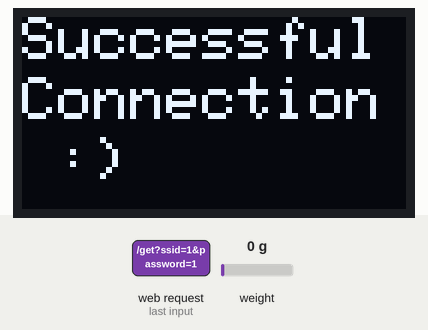
Bench run of a sketch on a simulated ESP32. Shown: 128×64 one-colour display. The inputs (shaded band) are chosen by the test bench; at power-on: weight on the scale 0 g. WiFi joins after 1.5 s; servers stay silent unless stated; the local clock reads 2024-03-15 10:24:30 at power-on unless the sketch sets it; what the sketch prints to the serial monitor is not drawn.

7.3 s: HTTP request GET /get?ssid=1&password=1 received
Above: at 10.1 s.
Timing chart, 0 to 11.6 s (numbered marks = the images above; inputs shaded):
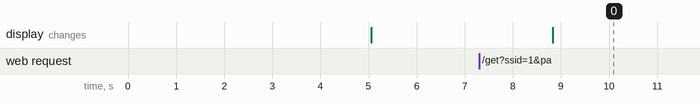

The sketch:

motor_esp_ap_scale_integration.ino
```cpp
#include <WiFi.h>
#include <ESPAsyncWebServer.h>
#include <time.h>
#include <Adafruit_GFX.h>
#include <Adafruit_SH110X.h>
#include <AccelStepper.h>
#include <HX711.h>

//some constants for motor
const int DIR_PIN = 12;
const int STEP_PIN = 14;
const int steps_per_rev = 200;

// HX711 circuit wiring
const int LOADCELL_DOUT_PIN = 16;
const int LOADCELL_SCK_PIN = 4;
HX711 scale;

//some constants for AP
const char* ssid_ap = "ESP32-Access-Point";
const char* password_ap = "123456789";

AsyncWebServer server(80);
#define i2c_Address 0x3c

// OLED display width and height, adjust as needed
#define SCREEN_WIDTH 128
#define SCREEN_HEIGHT 64
#define OLED_RESET -1
#define motorInterfaceType 1
Adafruit_SH1106G display = Adafruit_SH1106G(SCREEN_WIDTH, SCREEN_HEIGHT, &Wire, OLED_RESET);

// HTML form to get Wi-Fi credentials

const char* html_form = R"rawliteral(
<!DOCTYPE HTML>
<html>
<head>
  <title>ESP32 Wi-Fi Config</title>
  <style>
    body {
      font-family: Arial, sans-serif;
      background-color: #f4f4f4;
      display: flex;
      justify-content: center;
      align-items: center;
      height: 100vh;
      margin: 0;
    }
    .container {
      background-color: #fff;
      padding: 20px;
      border-radius: 10px;
      box-shadow: 0 0 10px rgba(0, 0, 0, 0.1);
      width: 300px;
      text-align: center;
    }
    h2 {
      margin-bottom: 20px;
      color: #333;
    }
    input[type="text"],
    input[type="password"] {
      width: calc(100% - 20px);
      padding: 10px;
      margin-bottom: 20px;
      border: 1px solid #ccc;
      border-radius: 5px;
    }
    input[type="submit"] {
      background-color: #4CAF50;
      color: white;
      padding: 10px 20px;
      border: none;
      border-radius: 5px;
      cursor: pointer;
    }
    input[type="submit"]:hover {
      background-color: #45a049;
    }
  </style>
</head>
<body>
  <div class="container">
    <h2>Enter Wi-Fi Credentials</h2>
    <form action="/get">
      <input type="text" name="ssid" placeholder="SSID"><br>
      <input type="password" name="password" placeholder="Password"><br>
      <input type="submit" value="Submit">
    </form>
  </div>
</body>
</html>)rawliteral";


String wifi_ssid;
String wifi_password;
bool connectAttempt = false;
unsigned long connectStartTime = 0;
const unsigned long connectTimeout = 10000; // 10 seconds timeout


// Flag to indicate if NTP time is initialized
bool ntp_initialized = false;

// Flag to indicate if the function has been called for the current day
bool function_called_today = false;

// Flag to stop the motor if weight exceeds limit
volatile bool stop_motor = false;

unsigned long previousMillis = 0; // store last time HX711 was read
unsigned long previousMillis2 = 0; // store last time HX711 was read
const long interval = 1000; // interval to read HX711 (milliseconds)

unsigned long motorPreviousMillis = 0; // store last time motor was moved
const long motorInterval = 1000; // interval to control motor speed (microseconds)

const float calibration_factor = 406.91;

int motor_speed = 0;
bool motor_is_on = false;

//initialize motor
AccelStepper stepper(motorInterfaceType, STEP_PIN, DIR_PIN);

void setup() {
  Serial.begin(115200);
  delay(5000);


  // Initialize the stepper motor
  stepper.setMaxSpeed(2000);   // Set maximum speed
  stepper.setAcceleration(1000); // Set acceleration


  // Initialize the OLED display
  if(!display.begin(i2c_Address, true)) {
    Serial.println(F("SH1106 allocation failed"));
    for(;;);
  }
  display.clearDisplay();
  display.setTextColor(SH110X_WHITE);
  display.setTextSize(1); // Increase text size
  display.setCursor(0,20);
  display.print("connecting...");
  display.display();

  // Initialize the HX711 scale

  scale.begin(LOADCELL_DOUT_PIN, LOADCELL_SCK_PIN);
  scale.set_scale(calibration_factor); // Set the calibration factor
  scale.tare();  // Zero the scale


  // Setting up the ESP32 as an Access Point
  WiFi.softAP(ssid_ap, password_ap);
  Serial.println("Access Point started");

  // Route for root / web page
  server.on("/", HTTP_GET, [](AsyncWebServerRequest *request){
    request->send(200, "text/html", html_form);
  });

  // Route to get the Wi-Fi credentials
  server.on("/get", HTTP_GET, [](AsyncWebServerRequest *request){
    if (request->hasParam("ssid") && request->hasParam("password")) {
      wifi_ssid = request->getParam("ssid")->value();
      wifi_password = request->getParam("password")->value();

      request->send(200, "text/html", "Credentials received, trying to connect...");

      // Initiate connection attempt
      WiFi.disconnect();
      WiFi.begin(wifi_ssid.c_str(), wifi_password.c_str());
      connectAttempt = true;
      connectStartTime = millis();
    } else {
      request->send(200, "text/html", "Error: Missing SSID or Password");
    }
  });

  // Start server
  server.begin();
}

void mySpecificFunction() {
  // Add your specific function logic here
  motor_speed = -500; // put minus to change direction
  Serial.println("Spinning Clockwise...");
  motor_is_on = true;

  // print message to OLED
  display.clearDisplay();
  display.setTextColor(SH110X_WHITE);
  display.setTextSize(1);
  display.setCursor(0,20);
  display.print("motor is running");
  display.display();

}


void loop() {

  unsigned long currentMillis = millis();

  // Handle Wi-Fi connection attempts
  if (connectAttempt) {
    if (WiFi.status() == WL_CONNECTED) {
      connectAttempt = false;
      Serial.println("Connected to Wi-Fi successfully!");
      // Inform the user of success
      server.on("/status", HTTP_GET, [](AsyncWebServerRequest *request){
        request->send(200, "text/html", "Connected to Wi-Fi successfully!");
      });
    } else if (millis() - connectStartTime >= connectTimeout) {
      connectAttempt = false;
      Serial.println("Failed to connect to Wi-Fi. Please check your credentials and try again.");
      // Inform the user of failure
      server.on("/status", HTTP_GET, [](AsyncWebServerRequest *request){
        request->send(200, "text/html", "Failed to connect to Wi-Fi. Please check your credentials and try again.");
      });
    }
  }

  // Check if connected to Wi-Fi
  if (WiFi.status() == WL_CONNECTED && !ntp_initialized) {

    // Display message on OLED
    display.clearDisplay();
    display.setTextColor(SH110X_WHITE);
    display.setTextSize(2); // Increase text size
    display.setCursor(0,0);
    display.print("Successful");
    display.setCursor(0, 20); // Move to next line
    display.print("Connection");
    display.setCursor(0, 40); // Move to next line
    display.print(" :)");
    display.display();

    // Initialize NTP
    configTime(10800, 0, "pool.ntp.org", "time.nist.gov");

    // Set timezone for Israel (UTC+3)
    setenv("TZ", "IST-2IDT,M3.4.4/26,M10.5.0", 1);
    tzset();

    ntp_initialized = true;
    delay(15000);
  }

  stepper.setSpeed(motor_speed); // Set speed (positive for clockwise, negative for counterclockwise)
  stepper.runSpeed();

  // If NTP is initialized, get and print current time
  if (ntp_initialized) {
    time_t now;
    struct tm timeinfo;
    if (getLocalTime(&timeinfo)) {
      if(currentMillis - previousMillis2 >= interval){
        previousMillis2 = currentMillis;
        Serial.println(&timeinfo, "%A, %B %d %Y %H:%M:%S");
      }

      // Check if the current time is 13:00 and if the function has not been called today
      if (timeinfo.tm_hour == 13 && timeinfo.tm_min == 05 && !function_called_today) {
        mySpecificFunction();
        function_called_today = true;
      }

      // Reset the flag at midnight
      if (timeinfo.tm_hour == 0 && timeinfo.tm_min == 0) {
        function_called_today = false;
      }
    } else {
      Serial.println("Failed to obtain time");
    }
  }

  // Read the weight from HX711 every second
  if (currentMillis - previousMillis >= interval) {
    previousMillis = currentMillis;

    if (scale.is_ready()) {
      float weight = scale.get_units();
      Serial.print("Weight: ");
      Serial.print(weight);
      Serial.println(" grams");

      if (weight > 200 && motor_is_on) {
        motor_speed = 0;
        motor_is_on = false;
        Serial.println("Motor stopped due to weight limit.");
        display.clearDisplay();
        display.setTextColor(SH110X_WHITE);
        display.setTextSize(1);
        display.setCursor(0,0);
        display.print("Weight limit");
        display.setCursor(0,20);
        display.print("reached,");
        display.setCursor(0,40);
        display.print("motor stopped");
        display.display();
      }
    } else {
      Serial.println("HX711 not found.");
    }
  }
}
```

Measured:
- after the input at 7.3 s, the display: changes after 1.5 s (image 0)
